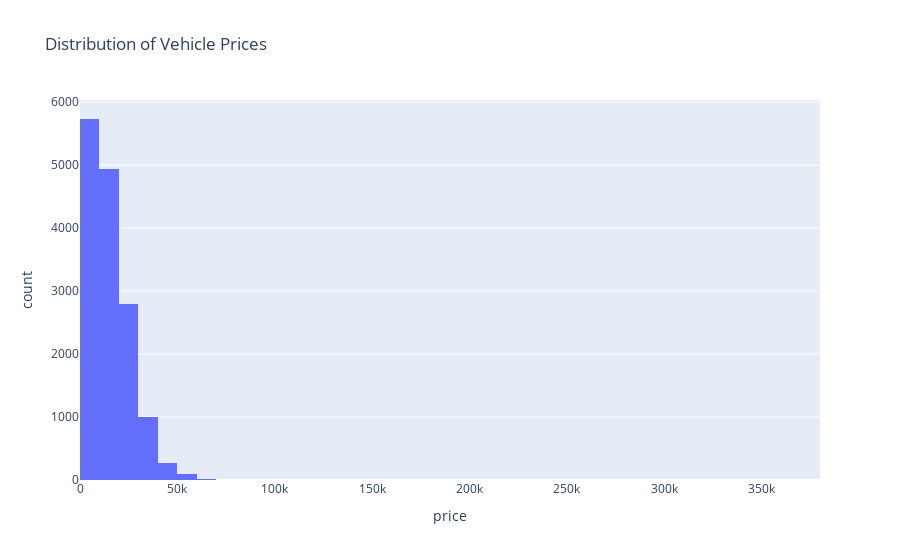

Notebook source saved alongside this figure:
### Code cell
# Create histogram for vehicle prices
fig = px.histogram(df, x='price', nbins=50, title='Distribution of Vehicle Prices')
fig.show()

### Figure 1 — Plotly figure (JSON) as saved in the notebook; plotly's stock layout.template omitted (floating-point values rounded to 4 significant figures; data arrays with more than 128 entries replaced by an {"elided": "..."} marker saying what was removed)
{"data": [{"bingroup": "x", "hovertemplate": "price=%{x}<br>count=%{y}<extra></extra>", "legendgroup": "", "marker": {"color": "#636efa", "pattern": {"shape": ""}}, "name": "", "nbinsx": 50, "orientation": "v", "showlegend": false, "type": "histogram", "x": {"elided": "14852 float values"}, "xaxis": "x", "yaxis": "y"}], "layout": {"barmode": "relative", "legend": {"tracegroupgap": 0}, "title": {"text": "Distribution of Vehicle Prices"}, "xaxis": {"anchor": "y", "domain": [0, 1], "title": {"text": "price"}}, "yaxis": {"anchor": "x", "domain": [0, 1], "title": {"text": "count"}}}}
